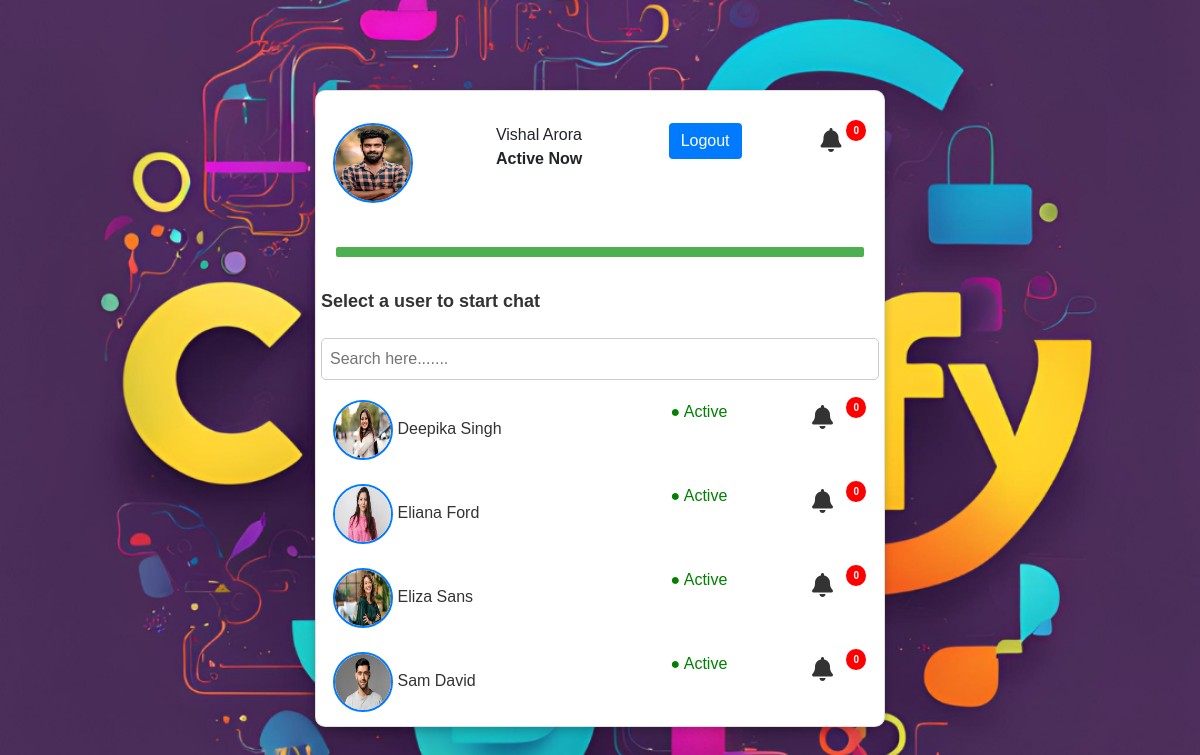
The page /Dashboard.php (signed in) on the database its author committed.
### tables this page shows
CREATE TABLE `user` (
  `sn` int(11) NOT NULL AUTO_INCREMENT,
  `userId` varchar(255) NOT NULL,
  `first_name` varchar(255) NOT NULL,
  `last_name` varchar(255) NOT NULL,
  `email` varchar(255) NOT NULL,
  `password` varchar(255) NOT NULL,
  `status` int(11) NOT NULL,
  `login_time` TIMESTAMP DEFAULT CURRENT_TIMESTAMP,
  `logout_time` TIMESTAMP NULL DEFAULT NULL, 
  `last_activity` TIMESTAMP DEFAULT CURRENT_TIMESTAMP ON UPDATE CURRENT_TIMESTAMP,
  PRIMARY KEY (`sn`),
  UNIQUE KEY (`userId`)
);

### Dashboard.php (the view, shortened to what this page needs)
<?php
$conn = mysqli_connect("localhost", "root", "", "chat_db");
if (isset($_COOKIE["login"]) && isset($_SESSION["session"])) {
    $email = $_COOKIE["login"];
    $rs = mysqli_query($conn, "SELECT * FROM user WHERE email = '$email'");
    if ($rs && mysqli_num_rows($rs) > 0) {
        $r = mysqli_fetch_assoc($rs);
        $userId = $r["userId"];
    } else {
        echo "User data not found.";
        header("location: login.php");
        exit();
    }
    $notificationQuery = "SELECT SUM(unread_messages) AS total_unread FROM notifications WHERE receiver_userid = '$userId'";
    $notificationResult = mysqli_query($conn, $notificationQuery);
    $totalUnreadNotifications = ($notificationResult && mysqli_num_rows($notificationResult) > 0) ? mysqli_fetch_assoc($notificationResult)['total_unread'] + 0 : 0;
} else {
    header("location: login.php");
    exit();
}
?>
<?php include_once "header.php"; ?>
<link rel="stylesheet" href="https://cdnjs.cloudflare.com/ajax/libs/font-awesome/6.0.0-beta3/css/all.min.css">
<body>
    <div class="background-image">
    </div>
    <div class="container-fluid">
        <div class="row justify-content-center" style="margin-top: 90px;">
            <div class="col-12 col-md-8 col-lg-6">
                <div class="card">
                    <div class="card-body">
                        <div class="row">
                            <table class="table table-borderless">
                                <tr>
                                    <td>
                                        <img src="images/<?php echo $r["userId"]; ?>.jpg" class="rounded-circle" style="width:80px;height:80px;">
                                    </td>
                                    <td>
                                        <?php echo $r["first_name"] . " " . $r["last_name"]; ?>
                                        <?php if ($r["last_activity"] !== $r["logout_time"]): ?>
                                            <br><strong>Active Now</strong>
                                        <?php else: ?>
                                            <br><strong>Inactive</strong>
                                        <?php endif; ?>
                                    </td>
                                    <td>
                                        <button class="btn btn-primary">
                                            <a href="logout.php" style="text-decoration:none;color:white">Logout</a>
                                        </button>
                                    </td>
                                    <td>
                                        <div class="notification-icon">
                                            <i class="fas fa-bell"></i>
                                            <span class="notification-badge"><?php
                                                                                $totalUnreadNotifications = $totalUnreadNotifications;
                                                                                $displayCount = ($totalUnreadNotifications % 2 !== 0) ? ($totalUnreadNotifications + 1) / 2 : $totalUnreadNotifications / 2;
                                                                                echo $displayCount;
                                                                                ?></span>
                                        </div>
                                    </td>
                                </tr>
                            </table>
                        </div>
                        <hr>
                        <div class="row">
                            <span class="text">Select a user to start chat</span>
                            <input type="text" id="Search" placeholder="Search here.......">
                        </div>
                        <div class="row" id="record">
                            <?php
                            $rp = mysqli_query($conn, "SELECT u.*, COALESCE(n.unread_messages, 0) AS unread_messages
                                FROM user u
                                LEFT JOIN notifications n ON u.userId = n.sender_userid AND n.receiver_userid = '$userId'
                                WHERE u.email <> '$email'
                                ORDER BY u.status DESC, u.first_name ASC");
                            echo "<table class='table table-borderless'>";
                            while ($rn = mysqli_fetch_array($rp)) {
                            ?>
                                <tr>
                                    <td>
                                        <a href="chat.php?userid=<?php echo $rn["userId"]; ?>" class="chat-link">
                                            <img src="images/<?php echo $rn["userId"]; ?>.jpg" class="rounded-circle" style="width:60px;height:60px;">
                                            <span><?php echo $rn["first_name"] . " " . $rn["last_name"]; ?></span>
                                        </a>
                                    </td>
                                    <td>
                                        <?php if ($rn["last_activity"] !== $rn["logout_time"]): ?>
                                            <span style="color: green;">● Active</span>
                                        <?php else: ?>
                                            <span style="color: red;">● Inactive</span>
                                        <?php endif; ?>
                                    </td>
                                    <td>
                                        <div class="notification-icon">
                                            <i class="fas fa-bell"></i>
                                            <span class="notification-badge"><?php
                                                                                $unreadMessages = $rn['unread_messages'];
                                                                                $displayCount = ($unreadMessages % 2 !== 0) ? ($unreadMessages + 1) / 2 : $unreadMessages / 2;
                                                                                echo $displayCount;
                                                                                ?></span>
                                        </div>
                                    </td>
                                </tr>
                            <?php
                            }
                            echo "</table>";
                            ?>
                        </div>
                    </div>
                </div>
            </div>
        </div>
    </div>
</body>
</html>

### Dashboard.php (style rules this page uses)
body { background-color: #f0f8ff; font-family: Arial, sans-serif; }
hr { border: 5px solid #4caf50; border-radius: 2px; }
.background-image { position: fixed; top: 0; left: 0; width: 100%; height: 100%; overflow: hidden; z-index: -1; }
.notification-icon { position: relative; font-size: 24px; color: #333; cursor: pointer; transition: color 0.3s ease; }
.notification-badge { position: absolute; top: -3px; right: 1px; background-color: #ff0000; color: white; border-radius: 50%; padding: 3px 7px; font-size: 10px; font-weight: bold; display: flex; align-items: center; justify-content: center; }
.card { max-width: 100%; width: 100%; height: 95%; border-radius: 10px; box-shadow: 0 4px 8px rgba(0, 0, 0, 0.2); transition: box-shadow 0.3s ease-in-out; margin: 0 auto; }
.container-fluid { padding-left: 15px; padding-right: 15px; }
.btn-primary { background-color: #007bff; border: none; transition: background-color 0.3s ease; }
.chat-link { color: #333; text-decoration: none; }
#Search { padding: 8px; margin: 8px 0; border-radius: 5px; border: 1px solid #ccc; width: 100%; box-sizing: border-box; }
.table-borderless tr { transition: background-color 0.3s ease; }
.rounded-circle { border: 2px solid #007bff; transition: border-color 0.3s ease; }
.text { margin: 15px 0; font-size: 18px; font-weight: bold; color: #333; }

### rows shown on the page
user: userId (picture), first_name "Vishal", last_name "Arora"
user: userId (picture), first_name "Deepika", last_name "Singh", shows "● Active", displayCount "0"
user: userId (picture), first_name "Eliana", last_name "Ford", shows "● Active", displayCount "0"
user: userId (picture), first_name "Eliza", last_name "Sans", shows "● Active", displayCount "0"
user: userId (picture), first_name "Sam", last_name "David", shows "● Active", displayCount "0"

### other values the page prints
$displayCount "0"
